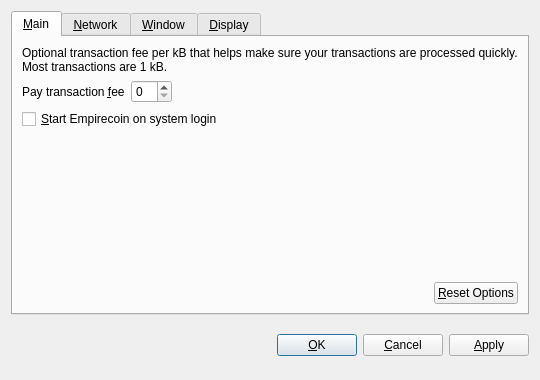
<?xml version="1.0" encoding="UTF-8"?>
<ui version="4.0">
 <class>OptionsDialog</class>
 <widget class="QDialog" name="OptionsDialog">
  <property name="geometry">
   <rect>
    <x>0</x>
    <y>0</y>
    <width>540</width>
    <height>380</height>
   </rect>
  </property>
  <property name="windowTitle">
   <string>Options</string>
  </property>
  <property name="modal">
   <bool>true</bool>
  </property>
  <layout class="QVBoxLayout" name="verticalLayout">
   <item>
    <widget class="QTabWidget" name="tabWidget">
     <property name="tabPosition">
      <enum>QTabWidget::North</enum>
     </property>
     <property name="currentIndex">
      <number>0</number>
     </property>
     <widget class="QWidget" name="tabMain">
      <attribute name="title">
       <string>&amp;Main</string>
      </attribute>
      <layout class="QVBoxLayout" name="verticalLayout_Main">
       <item>
        <widget class="QLabel" name="transactionFeeInfoLabel">
         <property name="text">
          <string>Optional transaction fee per kB that helps make sure your transactions are processed quickly. Most transactions are 1 kB.</string>
         </property>
         <property name="textFormat">
          <enum>Qt::PlainText</enum>
         </property>
         <property name="wordWrap">
          <bool>true</bool>
         </property>
        </widget>
       </item>
       <item>
        <layout class="QHBoxLayout" name="horizontalLayout_1_Main">
         <item>
          <widget class="QLabel" name="transactionFeeLabel">
           <property name="text">
            <string>Pay transaction &amp;fee</string>
           </property>
           <property name="textFormat">
            <enum>Qt::PlainText</enum>
           </property>
           <property name="buddy">
            <cstring>transactionFee</cstring>
           </property>
          </widget>
         </item>
         <item>
          <widget class="BitcoinAmountField" name="transactionFee"/>
         </item>
         <item>
          <spacer name="horizontalSpacer_1_Main">
           <property name="orientation">
            <enum>Qt::Horizontal</enum>
           </property>
           <property name="sizeHint" stdset="0">
            <size>
             <width>40</width>
             <height>20</height>
            </size>
           </property>
          </spacer>
         </item>
        </layout>
       </item>
       <item>
        <widget class="QCheckBox" name="bitcoinAtStartup">
         <property name="toolTip">
          <string>Automatically start Empirecoin after logging in to the system.</string>
         </property>
         <property name="text">
          <string>&amp;Start Empirecoin on system login</string>
         </property>
        </widget>
       </item>
       <item>
        <spacer name="verticalSpacer_Main">
         <property name="orientation">
          <enum>Qt::Vertical</enum>
         </property>
         <property name="sizeHint" stdset="0">
          <size>
           <width>20</width>
           <height>40</height>
          </size>
         </property>
        </spacer>
       </item>
       <item>
        <layout class="QHBoxLayout" name="horizontalLayout_2_Main">
         <item>
          <spacer name="horizontalSpacer_2_Main">
           <property name="orientation">
            <enum>Qt::Horizontal</enum>
           </property>
           <property name="sizeHint" stdset="0">
            <size>
             <width>40</width>
             <height>20</height>
            </size>
           </property>
          </spacer>
         </item>
         <item>
          <widget class="QPushButton" name="resetButton">
           <property name="toolTip">
            <string>Reset all client options to default.</string>
           </property>
           <property name="text">
            <string>&amp;Reset Options</string>
           </property>
           <property name="autoDefault">
            <bool>false</bool>
           </property>
          </widget>
         </item>
        </layout>
       </item>
      </layout>
     </widget>
     <widget class="QWidget" name="tabNetwork">
      <attribute name="title">
       <string>&amp;Network</string>
      </attribute>
      <layout class="QVBoxLayout" name="verticalLayout_Network">
       <item>
        <widget class="QCheckBox" name="mapPortUpnp">
         <property name="toolTip">
          <string>Automatically open the Empirecoin client port on the router. This only works when your router supports UPnP and it is enabled.</string>
         </property>
         <property name="text">
          <string>Map port using &amp;UPnP</string>
         </property>
        </widget>
       </item>
       <item>
        <widget class="QCheckBox" name="connectSocks">
         <property name="toolTip">
          <string>Connect to the Empirecoin network through a SOCKS proxy (e.g. when connecting through Tor).</string>
         </property>
         <property name="text">
          <string>&amp;Connect through SOCKS proxy:</string>
         </property>
        </widget>
       </item>
       <item>
        <layout class="QHBoxLayout" name="horizontalLayout_Network">
         <item>
          <widget class="QLabel" name="proxyIpLabel">
           <property name="text">
            <string>Proxy &amp;IP:</string>
           </property>
           <property name="textFormat">
            <enum>Qt::PlainText</enum>
           </property>
           <property name="buddy">
            <cstring>proxyIp</cstring>
           </property>
          </widget>
         </item>
         <item>
          <widget class="QValidatedLineEdit" name="proxyIp">
           <property name="maximumSize">
            <size>
             <width>140</width>
             <height>16777215</height>
            </size>
           </property>
           <property name="toolTip">
            <string>IP address of the proxy (e.g. 127.0.0.1)</string>
           </property>
          </widget>
         </item>
         <item>
          <widget class="QLabel" name="proxyPortLabel">
           <property name="text">
            <string>&amp;Port:</string>
           </property>
           <property name="textFormat">
            <enum>Qt::PlainText</enum>
           </property>
           <property name="buddy">
            <cstring>proxyPort</cstring>
           </property>
          </widget>
         </item>
         <item>
          <widget class="QLineEdit" name="proxyPort">
           <property name="maximumSize">
            <size>
             <width>55</width>
             <height>16777215</height>
            </size>
           </property>
           <property name="toolTip">
            <string>Port of the proxy (e.g. 9050)</string>
           </property>
          </widget>
         </item>
         <item>
          <widget class="QLabel" name="socksVersionLabel">
           <property name="text">
            <string>SOCKS &amp;Version:</string>
           </property>
           <property name="textFormat">
            <enum>Qt::PlainText</enum>
           </property>
           <property name="buddy">
            <cstring>socksVersion</cstring>
           </property>
          </widget>
         </item>
         <item>
          <widget class="QValueComboBox" name="socksVersion">
           <property name="toolTip">
            <string>SOCKS version of the proxy (e.g. 5)</string>
           </property>
          </widget>
         </item>
         <item>
          <spacer name="horizontalSpacer_Network">
           <property name="orientation">
            <enum>Qt::Horizontal</enum>
           </property>
           <property name="sizeHint" stdset="0">
            <size>
             <width>40</width>
             <height>20</height>
            </size>
           </property>
          </spacer>
         </item>
        </layout>
       </item>
       <item>
        <spacer name="verticalSpacer_Network">
         <property name="orientation">
          <enum>Qt::Vertical</enum>
         </property>
         <property name="sizeHint" stdset="0">
          <size>
           <width>20</width>
           <height>40</height>
          </size>
         </property>
        </spacer>
       </item>
      </layout>
     </widget>
     <widget class="QWidget" name="tabWindow">
      <attribute name="title">
       <string>&amp;Window</string>
      </attribute>
      <layout class="QVBoxLayout" name="verticalLayout_Window">
       <item>
        <widget class="QCheckBox" name="minimizeToTray">
         <property name="toolTip">
          <string>Show only a tray icon after minimizing the window.</string>
         </property>
         <property name="text">
          <string>&amp;Minimize to the tray instead of the taskbar</string>
         </property>
        </widget>
       </item>
       <item>
        <widget class="QCheckBox" name="minimizeOnClose">
         <property name="toolTip">
          <string>Minimize instead of exit the application when the window is closed. When this option is enabled, the application will be closed only after selecting Quit in the menu.</string>
         </property>
         <property name="text">
          <string>M&amp;inimize on close</string>
         </property>
        </widget>
       </item>
       <item>
        <spacer name="verticalSpacer_Window">
         <property name="orientation">
          <enum>Qt::Vertical</enum>
         </property>
         <property name="sizeHint" stdset="0">
          <size>
           <width>20</width>
           <height>40</height>
          </size>
         </property>
        </spacer>
       </item>
      </layout>
     </widget>
     <widget class="QWidget" name="tabDisplay">
      <attribute name="title">
       <string>&amp;Display</string>
      </attribute>
      <layout class="QVBoxLayout" name="verticalLayout_Display">
       <item>
        <layout class="QHBoxLayout" name="horizontalLayout_1_Display">
         <item>
          <widget class="QLabel" name="langLabel">
           <property name="text">
            <string>User Interface &amp;language:</string>
           </property>
           <property name="textFormat">
            <enum>Qt::PlainText</enum>
           </property>
           <property name="buddy">
            <cstring>lang</cstring>
           </property>
          </widget>
         </item>
         <item>
          <widget class="QValueComboBox" name="lang">
           <property name="toolTip">
            <string>The user interface language can be set here. This setting will take effect after restarting Empirecoin.</string>
           </property>
          </widget>
         </item>
        </layout>
       </item>
       <item>
        <layout class="QHBoxLayout" name="horizontalLayout_2_Display">
         <item>
          <widget class="QLabel" name="unitLabel">
           <property name="text">
            <string>&amp;Unit to show amounts in:</string>
           </property>
           <property name="textFormat">
            <enum>Qt::PlainText</enum>
           </property>
           <property name="buddy">
            <cstring>unit</cstring>
           </property>
          </widget>
         </item>
         <item>
          <widget class="QValueComboBox" name="unit">
           <property name="toolTip">
            <string>Choose the default subdivision unit to show in the interface and when sending coins.</string>
           </property>
          </widget>
         </item>
        </layout>
       </item>
       <item>
        <widget class="QCheckBox" name="displayAddresses">
         <property name="toolTip">
          <string>Whether to show Empirecoin addresses in the transaction list or not.</string>
         </property>
         <property name="text">
          <string>&amp;Display addresses in transaction list</string>
         </property>
        </widget>
       </item>
       <item>
        <widget class="QCheckBox" name="coinControlFeatures">
         <property name="toolTip">
          <string>Whether to show coin control features or not.</string>
         </property>
         <property name="text">
          <string>Display coin &amp;control features (experts only!)</string>
         </property>
        </widget>
       </item>
       <item>
        <spacer name="verticalSpacer_Display">
         <property name="orientation">
          <enum>Qt::Vertical</enum>
         </property>
         <property name="sizeHint" stdset="0">
          <size>
           <width>20</width>
           <height>40</height>
          </size>
         </property>
        </spacer>
       </item>
      </layout>
     </widget>
    </widget>
   </item>
   <item>
    <layout class="QHBoxLayout" name="horizontalLayout_Buttons">
     <item>
      <spacer name="horizontalSpacer_1">
       <property name="orientation">
        <enum>Qt::Horizontal</enum>
       </property>
       <property name="sizeHint" stdset="0">
        <size>
         <width>40</width>
         <height>48</height>
        </size>
       </property>
      </spacer>
     </item>
     <item>
      <widget class="QLabel" name="statusLabel">
       <property name="font">
        <font>
         <weight>75</weight>
         <bold>true</bold>
        </font>
       </property>
       <property name="text">
        <string/>
       </property>
       <property name="textFormat">
        <enum>Qt::PlainText</enum>
       </property>
       <property name="wordWrap">
        <bool>true</bool>
       </property>
      </widget>
     </item>
     <item>
      <spacer name="horizontalSpacer_2">
       <property name="orientation">
        <enum>Qt::Horizontal</enum>
       </property>
       <property name="sizeHint" stdset="0">
        <size>
         <width>40</width>
         <height>48</height>
        </size>
       </property>
      </spacer>
     </item>
     <item>
      <widget class="QPushButton" name="okButton">
       <property name="text">
        <string>&amp;OK</string>
       </property>
      </widget>
     </item>
     <item>
      <widget class="QPushButton" name="cancelButton">
       <property name="text">
        <string>&amp;Cancel</string>
       </property>
       <property name="autoDefault">
        <bool>false</bool>
       </property>
      </widget>
     </item>
     <item>
      <widget class="QPushButton" name="applyButton">
       <property name="text">
        <string>&amp;Apply</string>
       </property>
       <property name="autoDefault">
        <bool>false</bool>
       </property>
      </widget>
     </item>
    </layout>
   </item>
  </layout>
 </widget>
 <customwidgets>
  <customwidget>
   <class>BitcoinAmountField</class>
   <extends>QSpinBox</extends>
   <header>bitcoinamountfield.h</header>
  </customwidget>
  <customwidget>
   <class>QValueComboBox</class>
   <extends>QComboBox</extends>
   <header>qvaluecombobox.h</header>
  </customwidget>
  <customwidget>
   <class>QValidatedLineEdit</class>
   <extends>QLineEdit</extends>
   <header>qvalidatedlineedit.h</header>
  </customwidget>
 </customwidgets>
 <resources/>
 <connections/>
</ui>
